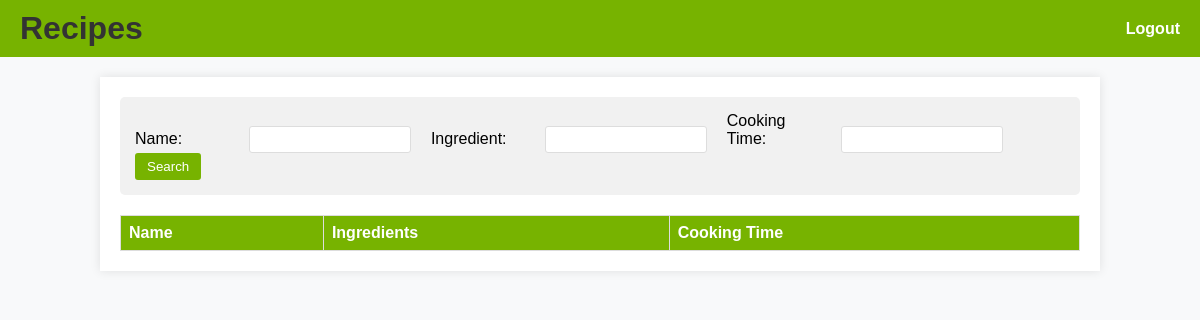
Page /list/ (signed in) on the earlier database version.
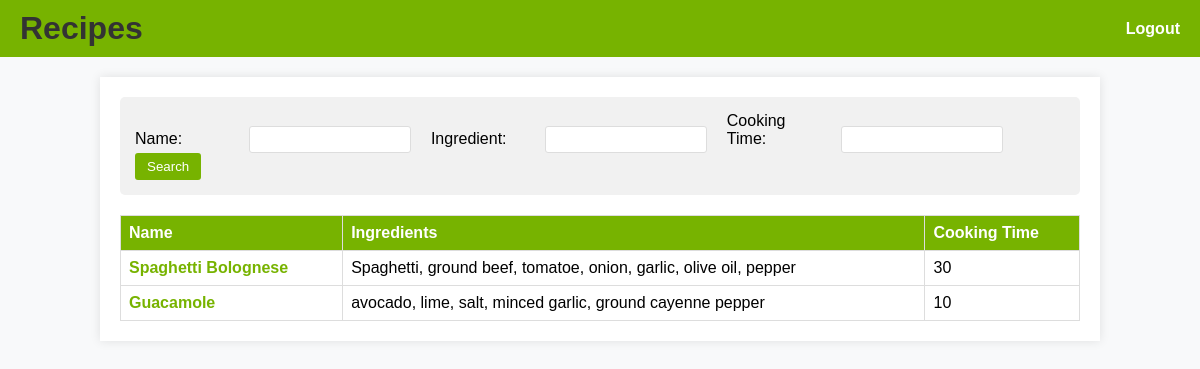
Same page on the later database version.
### recipes/models.py (models this page shows, shortened)
class Recipe(models.Model):
    name = models.CharField(max_length=255)
    description = models.TextField()
    cooking_time = models.IntegerField()
    instructions = models.TextField()

### ingredients/models.py (models this page shows, shortened)
class Ingredient(models.Model):
    name = models.CharField(max_length=255)
    quantity = models.FloatField()
    unit = models.CharField(max_length=50)
    recipe = models.ForeignKey(Recipe, related_name='ingredients', on_delete=models.CASCADE)

### recipes/views.py (the view)
# urls.py: path('list/', views.recipes_list, name='recipe_list'),
@login_required
def recipes_list(request):
    form = SearchForm(request.GET)
    recipes = Recipe.objects.all().distinct()  # Ensure distinct recipes
    if form.is_valid():
        name = form.cleaned_data.get('name')
        ingredient = form.cleaned_data.get('ingredient')
        cooking_time = form.cleaned_data.get('cooking_time')
        if name:
            recipes = recipes.filter(name__icontains=name)
        if ingredient:
            recipes = recipes.filter(ingredients__name__icontains=ingredient)  # Corrected lookup
        if cooking_time:
            recipes = recipes.filter(cooking_time=cooking_time)
    return render(request, 'recipes/recipes_list.html', {
        'form': form,
        'recipes': recipes  # Directly pass the queryset to the template
    })

### recipes/forms.py
class SearchForm(forms.Form):
    name = forms.CharField(required=False, max_length=100, label='Title')
    ingredient = forms.CharField(required=False, max_length=100, label='Ingredient')
    cooking_time = forms.IntegerField(required=False, label='Cooking Time')

### recipes/templates/recipes/recipes_list.html (shortened to what this page needs)
<!DOCTYPE html>
<html lang="en">
<head>
</head>
<body>
    <header>
        <h1>Recipes</h1>
        <div class="auth-links">
            {% if user.is_authenticated %}
                <a href="{% url 'recipes:logout' %}">Logout</a>
            {% else %}
                <a href="{% url 'recipes:login' %}">Login</a>
            {% endif %}
        </div>
    </header>
    <main>
        <form method="get" action="." class="search-form">
            <label for="name">Name:</label>
            <input type="text" id="name" name="name" value="{{ request.GET.name }}">
            <label for="ingredient">Ingredient:</label>
            <input type="text" id="ingredient" name="ingredient" value="{{ request.GET.ingredient }}">
            <label for="cooking_time">Cooking Time:</label>
            <input type="text" id="cooking_time" name="cooking_time" value="{{ request.GET.cooking_time }}">
            <button type="submit">Search</button>
        </form>
        <table>
            <tr>
                <th>Name</th>
                <th>Ingredients</th>
                <th>Cooking Time</th>
            </tr>
            {% for recipe in recipes %}
            <tr>
                <td><a href="{% url 'recipes:recipe_detail' recipe.id %}">{{ recipe.name }}</a></td>
                <td>
                    {% for ingredient in recipe.ingredients.all %}
                        {{ ingredient.name }}{% if not forloop.last %}, {% endif %}
                    {% endfor %}
                </td>
                <td>{{ recipe.cooking_time }}</td>
            </tr>
            {% endfor %}
        </table>
    </main>
</body>
</html>

### recipes/templates/recipes/recipes_list.html (style rules this page uses)
body { font-family: Arial, sans-serif; background-color: #f8f9fa; margin: 0; padding: 0; }
header { background: #77b300; color: #fff; padding: 10px 0; text-align: center; display: flex; justify-content: space-between; align-items: center; padding: 10px 20px; }
header h1 { margin: 0; }
header .auth-links a { color: #fff; text-decoration: none; margin-left: 10px; }
main { width: 80%; margin: 20px auto; background: #fff; padding: 20px; box-shadow: 0 0 10px rgba(0, 0, 0, 0.1); }
h1 { color: #333; }
a { text-decoration: none; color: #77b300; font-weight: bold; }
table { width: 100%; border-collapse: collapse; }
table, th, td { border: 1px solid #ddd; }
th, td { padding: 8px; text-align: left; }
th { background-color: #77b300; color: white; }
.search-form { background-color: #f1f1f1; padding: 15px; border-radius: 5px; margin-bottom: 20px; }
.search-form label { display: inline-block; width: 100px; margin-right: 10px; }
.search-form input[type="text"] { width: 150px; padding: 5px; margin-right: 15px; border: 1px solid #ddd; border-radius: 3px; }
.search-form button { background-color: #77b300; color: white; padding: 6px 12px; border: none; border-radius: 3px; cursor: pointer; }

Differences in the rows shown:
added Recipe: name "Spaghetti Bolognese", cooking_time "30"
added Ingredient: name "Spaghetti", shown under "Spaghetti Bolognese"
added Ingredient: name "ground beef", shown under "Spaghetti Bolognese"
added Ingredient: name "tomatoe", shown under "Spaghetti Bolognese"
added Ingredient: name "onion", shown under "Spaghetti Bolognese"
added Ingredient: name "garlic", shown under "Spaghetti Bolognese"
added Ingredient: name "olive oil", shown under "Spaghetti Bolognese"
added Ingredient: name "pepper", shown under "Spaghetti Bolognese"
added Recipe: name "Guacamole", cooking_time "10"
added Ingredient: name "avocado", shown under "Guacamole"
added Ingredient: name "lime", shown under "Guacamole"
added Ingredient: name "salt", shown under "Guacamole"
added Ingredient: name "minced garlic", shown under "Guacamole"
added Ingredient: name "ground cayenne pepper", shown under "Guacamole"
